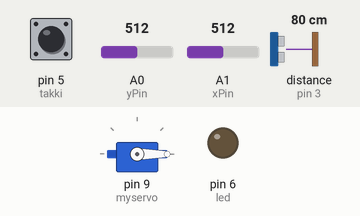
Simulated run of this sketch. Board: Arduino Uno, built with avr-gcc and run on an emulated ATmega328P. Shown: servo, output pins drawn as LEDs (lit = HIGH). Wiring (inferred from the names in the program): ultrasonic range finder: trigger pin 2; echo pin 3. The test bench sets the inputs (shaded band); at power-on: A1 (xPin) = 512, distance to the obstacle (sensor on pin 3) 80 cm, pin 5 (takki) HIGH, A0 (yPin) = 512. The echo pulse lasts 58.3 µs per cm; pins used as bus, display or sensor lines are not drawn; what the sketch prints to the serial monitor is not drawn.

Above: at 1.2 s.
1.3 s: A1 (xPin) set to 417
2.8 s: A1 (xPin) set to 388
At 3.4 s:
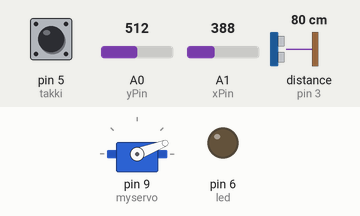
5.8 s: distance to the obstacle (sensor on pin 3) set to 2 cm
At 5.95 s:
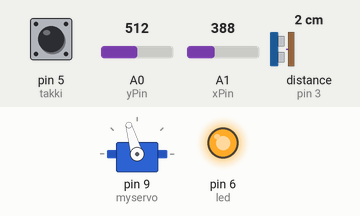
8.8 s: distance to the obstacle (sensor on pin 3) set to 35 cm
At 11.1 s:
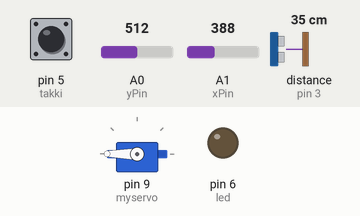
11.8 s: pin 5 (takki) pulled LOW for 0.15 s
14.9 s: distance to the obstacle (sensor on pin 3) set to 23 cm
17.9 s: distance to the obstacle (sensor on pin 3) set to 18 cm
At 18.05 s:
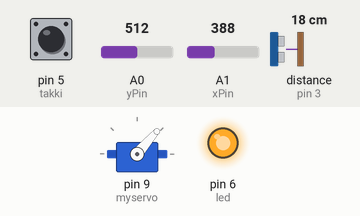
Timing chart, 0 to 26.9 s (numbered marks = the images above; inputs shaded):
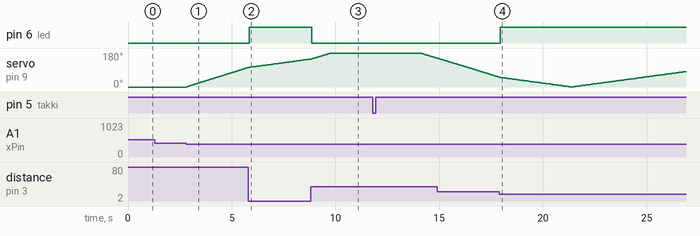

Measured:
- the behaviour switches between 401 and 400 on A1 (xPin) (found by bisection; images 0 and 1)
- after the input at 2.8 s, servo on pin 9 (myservo): moves from 0° to 103° over 3.0 s, starting at once
- after the input at 5.8 s, pin 6 (led): LOW → HIGH after 0.05 s
- after the input at 8.8 s, pin 6 (led): HIGH → LOW after 0.06 s
- after the input at 11.8 s, servo on pin 9 (myservo): moves from 180° to 153° over 0.78 s, starting after 2.3 s
- after the input at 17.9 s, pin 6 (led): LOW → HIGH after 0.05 s

The sketch:

sketch_may03a.ino
```cpp
#include <Servo.h>

Servo myservo;

int pos = 0;
int pos_adur;
int snua = 0;
int xPin = A1;
int yPin = A0;
int led = 6;
int xPosition = 0;
int yPosition = 0;
int buttonState = 0;
int stadsetning = 0;
int takki = 5;
int takkiSW_stada_adur = LOW;
int takkiSW_stada;
int ljosSW_stada = HIGH;
const int TrigPin = 2;
const int EchoPin = 3;
float cm;

void setup() {
  myservo.attach(9);
  Serial.begin(9600);
  pinMode(TrigPin,OUTPUT);
  pinMode(EchoPin,INPUT);
  pinMode(led, OUTPUT);
  pinMode(takki, INPUT_PULLUP);
  Serial.begin(9600);
}

void loop() {
  xPosition = analogRead(xPin);
  yPosition = analogRead(yPin);
  buttonState = digitalRead(takki);
  Serial.print("Y:");
  Serial.println(yPosition);
  Serial.print("X:");
  Serial.println(xPosition);

  Serial.println(buttonState);
  takkiSW_stada = digitalRead(takki);
  if(takkiSW_stada == HIGH && takkiSW_stada_adur == LOW) {
    if(ljosSW_stada == HIGH) {
      ljosSW_stada = LOW;
    } else {
      ljosSW_stada = HIGH;
    }
  }
  takkiSW_stada_adur = takkiSW_stada;

  if(ljosSW_stada == HIGH){
    if (pos>=180){
      snua = 1;
    } else if (pos == 0){
      snua = 0;
    }

    if (snua <= 0){
      pos++;
    } else {
      pos--;
    }
  }else if(ljosSW_stada == LOW){
    xPosition = analogRead(xPin);
    yPosition = analogRead(yPin);
    if (xPosition <= 400){
      pos++;
    } else if(xPosition >= 600) {
      pos--;
    }
  }
  Serial.println(pos);
  myservo.write(pos);
  digitalWrite(TrigPin,LOW);
  delayMicroseconds(2);
  digitalWrite(TrigPin,HIGH);
  delayMicroseconds(10);
  digitalWrite(TrigPin,LOW);

  cm = pulseIn(EchoPin,HIGH)/58.0;
  cm = (int(cm * 100.0))/100.0;

  if(cm < 20){
    Serial.println("-----------------------------------");
    digitalWrite(led, HIGH);
  }else{
    digitalWrite(led, LOW);
  }
  Serial.println(cm);
  delay(15);
}
```
